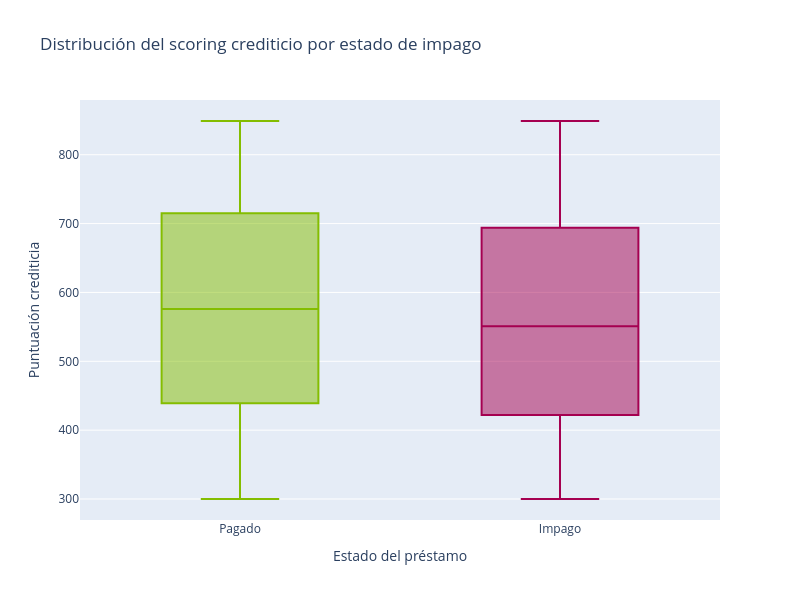

Notebook source saved alongside this figure:
### Code cell
#GRÁFICO 3: Distribución del scoring crediticio por impago
fig3 = px.box(
    df,
    x='Impago',
    y='Scoring_Crediticio',
    color='Impago',
    color_discrete_map={0: '#84BD00', 1: '#A50050'},
    title='Distribución del scoring crediticio por estado de impago',
    labels={
        'Impago': 'Estado del préstamo',
        'Scoring_Crediticio': 'Puntuación crediticia'
    },
    points=False
)

fig3.update_layout(
    xaxis=dict(tickmode='array', tickvals=[0, 1], ticktext=['Pagado', 'Impago']),
    showlegend=False,
    width=800,
    height=600
)
fig3.show()

### Figure 1 — Plotly figure (JSON) as saved in the notebook; plotly's stock layout.template omitted (floating-point values rounded to 4 significant figures; data arrays with more than 128 entries replaced by an {"elided": "..."} marker saying what was removed)
{"data": [{"alignmentgroup": "True", "boxpoints": false, "hovertemplate": "Estado del préstamo=%{x}<br>Puntuación crediticia=%{y}<extra></extra>", "legendgroup": "0", "marker": {"color": "#84BD00"}, "name": "0", "notched": false, "offsetgroup": "0", "orientation": "v", "showlegend": true, "type": "box", "x": {"elided": "44803 int values"}, "x0": " ", "xaxis": "x", "y": {"elided": "44803 int values"}, "y0": " ", "yaxis": "y"}, {"alignmentgroup": "True", "boxpoints": false, "hovertemplate": "Estado del préstamo=%{x}<br>Puntuación crediticia=%{y}<extra></extra>", "legendgroup": "1", "marker": {"color": "#A50050"}, "name": "1", "notched": false, "offsetgroup": "1", "orientation": "v", "showlegend": true, "type": "box", "x": {"elided": "6041 int values"}, "x0": " ", "xaxis": "x", "y": {"elided": "6041 int values"}, "y0": " ", "yaxis": "y"}], "layout": {"boxmode": "overlay", "height": 600, "legend": {"title": {"text": "Estado del préstamo"}, "tracegroupgap": 0}, "showlegend": false, "title": {"text": "Distribución del scoring crediticio por estado de impago"}, "width": 800, "xaxis": {"anchor": "y", "categoryarray": [0, 1], "categoryorder": "array", "domain": [0, 1], "tickmode": "array", "ticktext": ["Pagado", "Impago"], "tickvals": [0, 1], "title": {"text": "Estado del préstamo"}}, "yaxis": {"anchor": "x", "domain": [0, 1], "title": {"text": "Puntuación crediticia"}}}}
